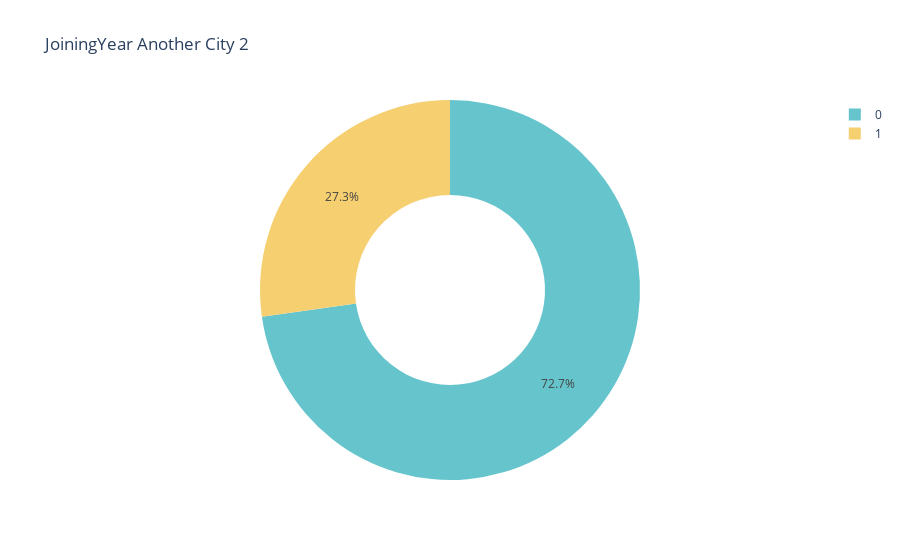

The notebook cell saved with this chart:
### Code cell
figure = px.pie(last_on, values = 'JoiningYear' , names = 'City_2' ,hole = 0.5, title = 'JoiningYear Another City 2 ' ,
               color_discrete_sequence=px.colors.qualitative.Pastel)
figure.show()

### Figure 1 — Plotly figure (JSON) as saved in the notebook; plotly's stock layout.template omitted (floating-point values rounded to 4 significant figures; data arrays with more than 128 entries replaced by an {"elided": "..."} marker saying what was removed)
{"data": [{"domain": {"x": [0, 1], "y": [0, 1]}, "hole": 0.5, "hovertemplate": "City_2=%{label}<br>JoiningYear=%{value}<extra></extra>", "labels": {"elided": "4653 int values"}, "legendgroup": "", "name": "", "showlegend": true, "type": "pie", "values": {"elided": "4653 int values"}}], "layout": {"autosize": true, "legend": {"tracegroupgap": 0}, "piecolorway": ["rgb(102, 197, 204)", "rgb(246, 207, 113)", "rgb(248, 156, 116)", "rgb(220, 176, 242)", "rgb(135, 197, 95)", "rgb(158, 185, 243)", "rgb(254, 136, 177)", "rgb(201, 219, 116)", "rgb(139, 224, 164)", "rgb(180, 151, 231)", "rgb(179, 179, 179)"], "title": {"text": "JoiningYear Another City 2 "}}}
